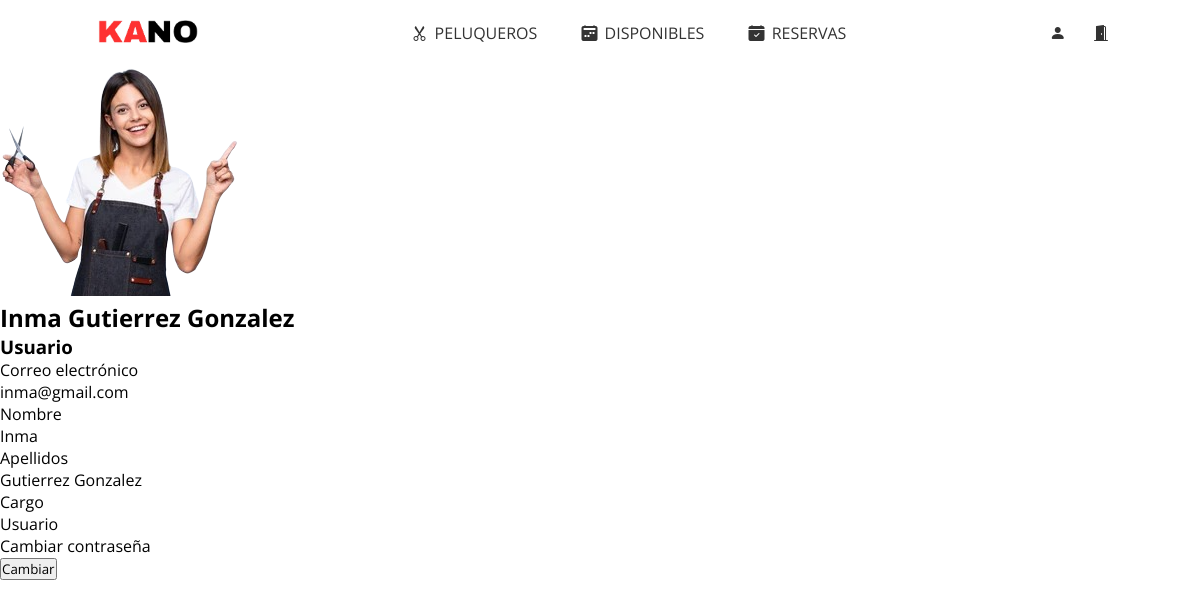
The page /perfil.php (signed in) on the database its author committed.
### tables this page shows
CREATE TABLE usuarios (
    id INT PRIMARY KEY AUTO_INCREMENT,
    user_id VARCHAR(255),
    username VARCHAR(50) NOT NULL,
    contrasena VARCHAR(255),
    correo VARCHAR(255) NOT NULL,
    nombre VARCHAR(255) NOT NULL,
    apellidos VARCHAR(255) NOT NULL,
    rol INT DEFAULT 0,
    foto VARCHAR(255) DEFAULT "images/defecto.png"
);

CREATE TABLE roles (
    id INT PRIMARY KEY AUTO_INCREMENT,
    nombre VARCHAR(20) NOT NULL,
    nivel INT NOT NULL DEFAULT 0
);

### components/user-data.php (called while the page is built, shortened)
<?php
if(isset($_SESSION['usuario'])){
    $user_username=$_SESSION['usuario'];
    require_once "components/conexion.php";
    $a="SELECT roles.* FROM roles, usuarios WHERE usuarios.username LIKE '$user_username' AND usuarios.rol = roles.id;";
    $a = mysqli_query($mysqli, $a);
    $a = mysqli_fetch_assoc($a);
    $user_rolname = $a['nombre'];
    $a="SELECT * FROM usuarios WHERE username = '$user_username'";
    $a = mysqli_query($mysqli, $a);
    $a = mysqli_fetch_assoc($a);
    $user_correo = $a['correo'];
    $user_nombre = $a['nombre'];
    $user_apellidos = $a['apellidos'];
    $user_foto = $a['foto'];
}
else{
    header("Location: login.php");
    session_abort();
    die();
}
?>

### perfil.php (the view)
<?php include "components/header.php" ?>
<?php include "components/navbar.php" ?>
<div class="centro">
    <div class="container">
        <div class="left">
            <img src="<?php echo $user_foto; ?>" alt="img-avatar">
            <h2><?php echo "$user_nombre $user_apellidos"; ?></h2>
            <h3><?php echo ucwords(mb_strtolower($user_rolname)); ?></h3>
        </div>
        <div class="right">
            <div class="datos">
                <p class="info">Correo electrónico</p> <span><?php echo $user_correo; ?></span>
            </div>
            <div class="datos">
                <p class="info">Nombre</p> <span><?php echo $user_nombre; ?></span>
            </div>
            <div class="datos">
                <p class="info">Apellidos</p> <span><?php echo ucwords($user_apellidos); ?></span>
            </div>
            <div class="datos">
                <p class="info">Cargo</p> <span><?php echo ucwords(mb_strtolower($user_rolname)); ?></span>
            </div>
            <div class="datos">
                <p class="info">Cambiar contraseña</p> <span><button onclick="window.location.href = 'changePassword.php'">Cambiar</button></span>
            </div>
        </div>
    </div>
</div>
<?php include "components/footer.php" ?>

### css/navbar.css (style rules this page uses)
* { padding: 0; margin: 0; box-sizing: border-box; font-family: "Open Sans", sans-serif; }

### rows shown on the page
usuarios: foto (picture), nombre "Inma", apellidos "Gutierrez Gonzalez", correo "inma@gmail.com"
roles: nombre "Usuario"
